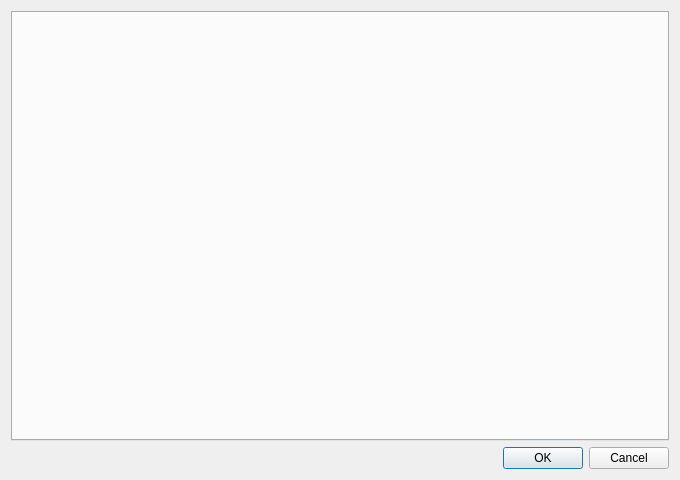
<?xml version="1.0" encoding="UTF-8"?>
<ui version="4.0">
 <class>PropertiesDialog</class>
 <widget class="QDialog" name="PropertiesDialog">
  <property name="geometry">
   <rect>
    <x>0</x>
    <y>0</y>
    <width>680</width>
    <height>480</height>
   </rect>
  </property>
  <property name="windowTitle">
   <string>Dialog</string>
  </property>
  <layout class="QGridLayout" name="gridLayout_3">
   <item row="0" column="0">
    <widget class="QTabWidget" name="tabWidget">
     <property name="currentIndex">
      <number>-1</number>
     </property>
    </widget>
   </item>
   <item row="1" column="0">
    <widget class="QDialogButtonBox" name="buttonBox">
     <property name="standardButtons">
      <set>QDialogButtonBox::Cancel|QDialogButtonBox::Ok</set>
     </property>
    </widget>
   </item>
  </layout>
 </widget>
 <resources/>
 <connections/>
</ui>
